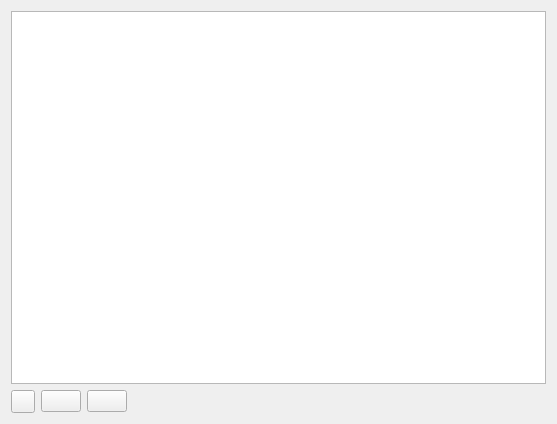
<?xml version="1.0" encoding="UTF-8"?>
<ui version="4.0">
 <class>QgsVectorTileBasicLabelingWidget</class>
 <widget class="QWidget" name="QgsVectorTileBasicLabelingWidget">
  <property name="geometry">
   <rect>
    <x>0</x>
    <y>0</y>
    <width>557</width>
    <height>424</height>
   </rect>
  </property>
  <layout class="QVBoxLayout" name="verticalLayout">
   <item>
    <widget class="QTreeView" name="viewStyles">
     <property name="acceptDrops">
      <bool>true</bool>
     </property>
     <property name="editTriggers">
      <set>QAbstractItemView::EditKeyPressed|QAbstractItemView::SelectedClicked</set>
     </property>
     <property name="dragEnabled">
      <bool>true</bool>
     </property>
     <property name="dragDropMode">
      <enum>QAbstractItemView::InternalMove</enum>
     </property>
     <property name="selectionMode">
      <enum>QAbstractItemView::ExtendedSelection</enum>
     </property>
     <property name="rootIsDecorated">
      <bool>false</bool>
     </property>
    </widget>
   </item>
   <item>
    <layout class="QHBoxLayout" name="horizontalLayout">
     <item>
      <widget class="QToolButton" name="btnAddRule">
       <property name="toolTip">
        <string>Add rule</string>
       </property>
       <property name="text">
        <string/>
       </property>
       <property name="icon">
        <iconset resource="../../images/images.qrc">
         <normaloff>:/images/themes/default/symbologyAdd.svg</normaloff>:/images/themes/default/symbologyAdd.svg</iconset>
       </property>
       <property name="popupMode">
        <enum>QToolButton::InstantPopup</enum>
       </property>
      </widget>
     </item>
     <item>
      <widget class="QPushButton" name="btnRemoveRule">
       <property name="toolTip">
        <string>Remove selected rules</string>
       </property>
       <property name="text">
        <string/>
       </property>
       <property name="icon">
        <iconset resource="../../images/images.qrc">
         <normaloff>:/images/themes/default/symbologyRemove.svg</normaloff>:/images/themes/default/symbologyRemove.svg</iconset>
       </property>
      </widget>
     </item>
     <item>
      <widget class="QPushButton" name="btnEditRule">
       <property name="toolTip">
        <string>Edit current rule</string>
       </property>
       <property name="text">
        <string/>
       </property>
       <property name="icon">
        <iconset resource="../../images/images.qrc">
         <normaloff>:/images/themes/default/symbologyEdit.svg</normaloff>:/images/themes/default/symbologyEdit.svg</iconset>
       </property>
      </widget>
     </item>
     <item>
      <spacer name="horizontalSpacer">
       <property name="orientation">
        <enum>Qt::Horizontal</enum>
       </property>
       <property name="sizeHint" stdset="0">
        <size>
         <width>40</width>
         <height>20</height>
        </size>
       </property>
      </spacer>
     </item>
     <item>
      <widget class="QLabel" name="mLabelCurrentZoom">
       <property name="text">
        <string/>
       </property>
      </widget>
     </item>
    </layout>
   </item>
  </layout>
 </widget>
 <resources>
  <include location="../../images/images.qrc"/>
 </resources>
 <connections/>
</ui>
